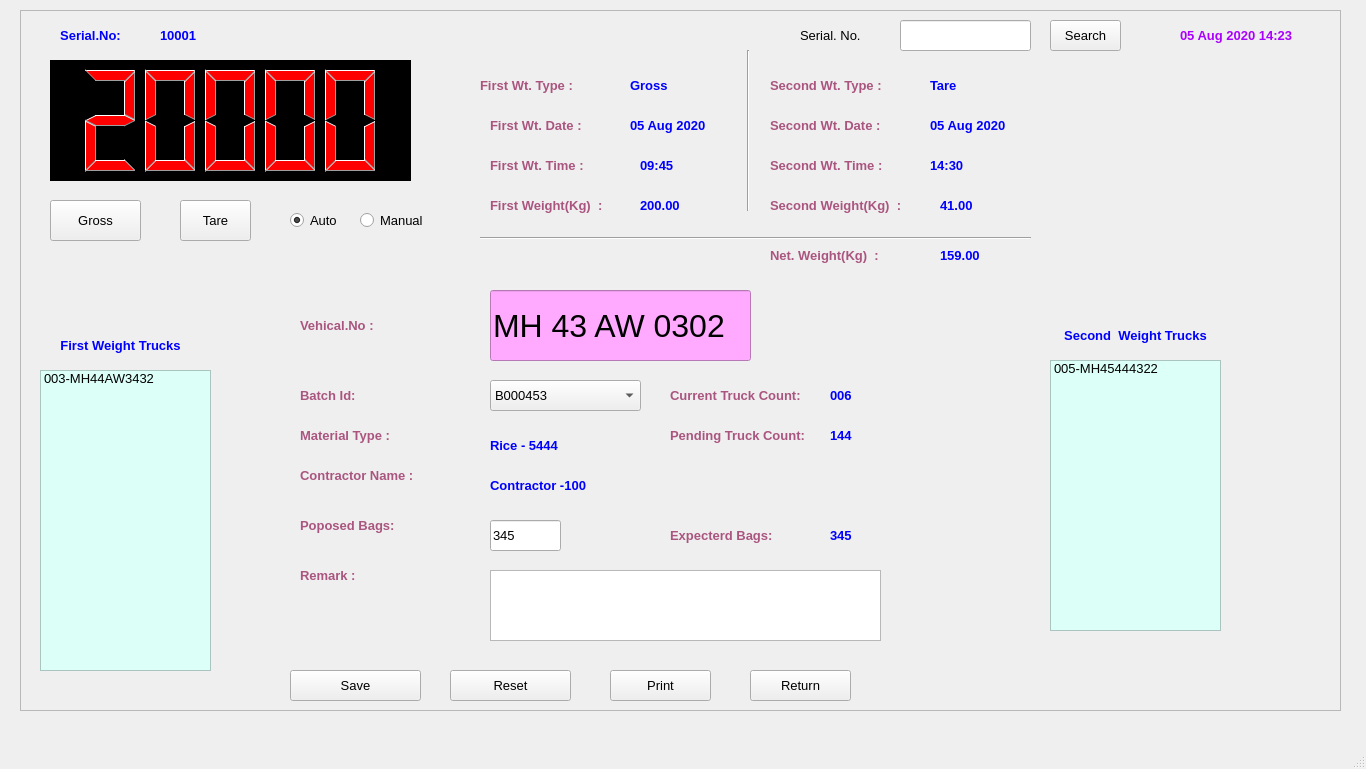
<?xml version="1.0" encoding="UTF-8"?>
<ui version="4.0">
 <class>MainWindow</class>
 <widget class="QMainWindow" name="MainWindow">
  <property name="geometry">
   <rect>
    <x>0</x>
    <y>0</y>
    <width>1366</width>
    <height>769</height>
   </rect>
  </property>
  <property name="baseSize">
   <size>
    <width>0</width>
    <height>0</height>
   </size>
  </property>
  <property name="windowTitle">
   <string>MainWindow</string>
  </property>
  <widget class="QWidget" name="centralwidget">
   <widget class="QFrame" name="frame">
    <property name="geometry">
     <rect>
      <x>20</x>
      <y>10</y>
      <width>1321</width>
      <height>701</height>
     </rect>
    </property>
    <property name="frameShape">
     <enum>QFrame::StyledPanel</enum>
    </property>
    <property name="frameShadow">
     <enum>QFrame::Raised</enum>
    </property>
    <widget class="QLabel" name="label">
     <property name="geometry">
      <rect>
       <x>780</x>
       <y>10</y>
       <width>91</width>
       <height>31</height>
      </rect>
     </property>
     <property name="font">
      <font>
       <family>MS Sans Serif</family>
       <pointsize>10</pointsize>
      </font>
     </property>
     <property name="text">
      <string>Serial. No.</string>
     </property>
    </widget>
    <widget class="QLineEdit" name="lineEdit">
     <property name="geometry">
      <rect>
       <x>880</x>
       <y>10</y>
       <width>131</width>
       <height>31</height>
      </rect>
     </property>
     <property name="font">
      <font>
       <family>MS Sans Serif</family>
       <pointsize>10</pointsize>
      </font>
     </property>
    </widget>
    <widget class="QPushButton" name="pushButton_5">
     <property name="geometry">
      <rect>
       <x>270</x>
       <y>660</y>
       <width>131</width>
       <height>31</height>
      </rect>
     </property>
     <property name="font">
      <font>
       <family>MS Sans Serif</family>
       <pointsize>10</pointsize>
      </font>
     </property>
     <property name="text">
      <string>Save</string>
     </property>
    </widget>
    <widget class="QPushButton" name="pushButton_6">
     <property name="geometry">
      <rect>
       <x>430</x>
       <y>660</y>
       <width>121</width>
       <height>31</height>
      </rect>
     </property>
     <property name="font">
      <font>
       <family>MS Sans Serif</family>
       <pointsize>10</pointsize>
      </font>
     </property>
     <property name="text">
      <string>Reset</string>
     </property>
    </widget>
    <widget class="QPushButton" name="pushButton_7">
     <property name="geometry">
      <rect>
       <x>730</x>
       <y>660</y>
       <width>101</width>
       <height>31</height>
      </rect>
     </property>
     <property name="font">
      <font>
       <family>MS Sans Serif</family>
       <pointsize>10</pointsize>
      </font>
     </property>
     <property name="text">
      <string>Return</string>
     </property>
    </widget>
    <widget class="QLabel" name="label_20">
     <property name="geometry">
      <rect>
       <x>20</x>
       <y>10</y>
       <width>101</width>
       <height>31</height>
      </rect>
     </property>
     <property name="font">
      <font>
       <family>MS Sans Serif</family>
       <pointsize>10</pointsize>
       <weight>75</weight>
       <bold>true</bold>
       <underline>false</underline>
      </font>
     </property>
     <property name="styleSheet">
      <string notr="true">color: rgb(0, 0, 255);</string>
     </property>
     <property name="text">
      <string>Serial.No:</string>
     </property>
     <property name="alignment">
      <set>Qt::AlignCenter</set>
     </property>
    </widget>
    <widget class="QLabel" name="label_19">
     <property name="geometry">
      <rect>
       <x>140</x>
       <y>10</y>
       <width>91</width>
       <height>31</height>
      </rect>
     </property>
     <property name="font">
      <font>
       <family>MS Sans Serif</family>
       <pointsize>10</pointsize>
       <weight>75</weight>
       <bold>true</bold>
       <underline>false</underline>
      </font>
     </property>
     <property name="styleSheet">
      <string notr="true">color: rgb(0, 0, 255);</string>
     </property>
     <property name="text">
      <string>10001</string>
     </property>
     <property name="alignment">
      <set>Qt::AlignLeading|Qt::AlignLeft|Qt::AlignVCenter</set>
     </property>
    </widget>
    <widget class="QPushButton" name="pushButton_9">
     <property name="geometry">
      <rect>
       <x>1030</x>
       <y>10</y>
       <width>71</width>
       <height>31</height>
      </rect>
     </property>
     <property name="font">
      <font>
       <family>MS Sans Serif</family>
       <pointsize>10</pointsize>
      </font>
     </property>
     <property name="text">
      <string>Search</string>
     </property>
    </widget>
    <widget class="QLabel" name="label_14">
     <property name="geometry">
      <rect>
       <x>280</x>
       <y>280</y>
       <width>131</width>
       <height>71</height>
      </rect>
     </property>
     <property name="font">
      <font>
       <family>MS Sans Serif</family>
       <pointsize>10</pointsize>
       <weight>75</weight>
       <bold>true</bold>
       <underline>false</underline>
      </font>
     </property>
     <property name="styleSheet">
      <string notr="true">color: rgb(170, 85, 127);</string>
     </property>
     <property name="text">
      <string>Vehical.No :</string>
     </property>
     <property name="alignment">
      <set>Qt::AlignLeading|Qt::AlignLeft|Qt::AlignVCenter</set>
     </property>
    </widget>
    <widget class="QPushButton" name="pushButton_8">
     <property name="geometry">
      <rect>
       <x>590</x>
       <y>660</y>
       <width>101</width>
       <height>31</height>
      </rect>
     </property>
     <property name="font">
      <font>
       <family>MS Sans Serif</family>
       <pointsize>10</pointsize>
      </font>
     </property>
     <property name="text">
      <string>Print</string>
     </property>
    </widget>
    <widget class="QListWidget" name="listWidget_2">
     <property name="geometry">
      <rect>
       <x>1030</x>
       <y>350</y>
       <width>171</width>
       <height>271</height>
      </rect>
     </property>
     <property name="tabletTracking">
      <bool>false</bool>
     </property>
     <property name="styleSheet">
      <string notr="true">background-color: rgb(220, 255, 247);</string>
     </property>
     <property name="gridSize">
      <size>
       <width>0</width>
       <height>0</height>
      </size>
     </property>
     <item>
      <property name="text">
       <string>004-MH-55 DD 3422</string>
      </property>
      <property name="font">
       <font>
        <family>MS Sans Serif</family>
        <pointsize>10</pointsize>
       </font>
      </property>
      <property name="background">
       <brush brushstyle="NoBrush">
        <color alpha="255">
         <red>143</red>
         <green>148</green>
         <blue>48</blue>
        </color>
       </brush>
      </property>
      <property name="foreground">
       <brush brushstyle="NoBrush">
        <color alpha="255">
         <red>131</red>
         <green>120</green>
         <blue>128</blue>
        </color>
       </brush>
      </property>
     </item>
     <item>
      <property name="text">
       <string>005-MH45444322</string>
      </property>
      <property name="font">
       <font>
        <family>MS Sans Serif</family>
        <pointsize>10</pointsize>
       </font>
      </property>
      <property name="background">
       <brush brushstyle="NoBrush">
        <color alpha="255">
         <red>190</red>
         <green>213</green>
         <blue>113</blue>
        </color>
       </brush>
      </property>
     </item>
    </widget>
    <widget class="QRadioButton" name="radioButton">
     <property name="geometry">
      <rect>
       <x>270</x>
       <y>190</y>
       <width>71</width>
       <height>41</height>
      </rect>
     </property>
     <property name="font">
      <font>
       <pointsize>10</pointsize>
      </font>
     </property>
     <property name="text">
      <string>Auto</string>
     </property>
     <property name="checked">
      <bool>true</bool>
     </property>
    </widget>
    <widget class="QRadioButton" name="radioButton_2">
     <property name="geometry">
      <rect>
       <x>340</x>
       <y>190</y>
       <width>81</width>
       <height>41</height>
      </rect>
     </property>
     <property name="font">
      <font>
       <pointsize>10</pointsize>
      </font>
     </property>
     <property name="text">
      <string>Manual</string>
     </property>
    </widget>
    <widget class="QListWidget" name="listWidget_3">
     <property name="geometry">
      <rect>
       <x>20</x>
       <y>360</y>
       <width>171</width>
       <height>301</height>
      </rect>
     </property>
     <property name="tabletTracking">
      <bool>false</bool>
     </property>
     <property name="styleSheet">
      <string notr="true">background-color: rgb(220, 255, 247);</string>
     </property>
     <property name="gridSize">
      <size>
       <width>0</width>
       <height>0</height>
      </size>
     </property>
     <item>
      <property name="text">
       <string>001-MH430302</string>
      </property>
      <property name="font">
       <font>
        <family>MS Sans Serif</family>
        <pointsize>10</pointsize>
       </font>
      </property>
      <property name="background">
       <brush brushstyle="NoBrush">
        <color alpha="255">
         <red>143</red>
         <green>148</green>
         <blue>48</blue>
        </color>
       </brush>
      </property>
      <property name="foreground">
       <brush brushstyle="NoBrush">
        <color alpha="255">
         <red>131</red>
         <green>120</green>
         <blue>128</blue>
        </color>
       </brush>
      </property>
     </item>
     <item>
      <property name="text">
       <string>002-MH43RT09888</string>
      </property>
      <property name="font">
       <font>
        <family>MS Sans Serif</family>
        <pointsize>10</pointsize>
       </font>
      </property>
      <property name="background">
       <brush brushstyle="NoBrush">
        <color alpha="255">
         <red>190</red>
         <green>213</green>
         <blue>113</blue>
        </color>
       </brush>
      </property>
     </item>
     <item>
      <property name="text">
       <string>003-MH44AW3432</string>
      </property>
      <property name="font">
       <font>
        <family>MS Sans Serif</family>
        <pointsize>10</pointsize>
       </font>
      </property>
     </item>
    </widget>
    <widget class="QLabel" name="label_22">
     <property name="geometry">
      <rect>
       <x>20</x>
       <y>320</y>
       <width>161</width>
       <height>31</height>
      </rect>
     </property>
     <property name="font">
      <font>
       <family>MS Sans Serif</family>
       <pointsize>10</pointsize>
       <weight>75</weight>
       <bold>true</bold>
       <underline>false</underline>
      </font>
     </property>
     <property name="styleSheet">
      <string notr="true">color: rgb(0, 0, 255);</string>
     </property>
     <property name="text">
      <string>First Weight Trucks</string>
     </property>
     <property name="alignment">
      <set>Qt::AlignCenter</set>
     </property>
    </widget>
    <widget class="QLabel" name="label_23">
     <property name="geometry">
      <rect>
       <x>1030</x>
       <y>310</y>
       <width>171</width>
       <height>31</height>
      </rect>
     </property>
     <property name="font">
      <font>
       <family>MS Sans Serif</family>
       <pointsize>10</pointsize>
       <weight>75</weight>
       <bold>true</bold>
       <underline>false</underline>
      </font>
     </property>
     <property name="styleSheet">
      <string notr="true">color: rgb(0, 0, 255);</string>
     </property>
     <property name="text">
      <string>Second  Weight Trucks</string>
     </property>
     <property name="alignment">
      <set>Qt::AlignCenter</set>
     </property>
    </widget>
    <widget class="QLabel" name="label_15">
     <property name="geometry">
      <rect>
       <x>280</x>
       <y>370</y>
       <width>120</width>
       <height>31</height>
      </rect>
     </property>
     <property name="font">
      <font>
       <family>MS Sans Serif</family>
       <pointsize>10</pointsize>
       <weight>75</weight>
       <bold>true</bold>
       <underline>false</underline>
      </font>
     </property>
     <property name="styleSheet">
      <string notr="true">color: rgb(170, 85, 127);</string>
     </property>
     <property name="text">
      <string>Batch Id:</string>
     </property>
     <property name="alignment">
      <set>Qt::AlignLeading|Qt::AlignLeft|Qt::AlignVCenter</set>
     </property>
    </widget>
    <widget class="QLabel" name="label_16">
     <property name="geometry">
      <rect>
       <x>280</x>
       <y>410</y>
       <width>120</width>
       <height>31</height>
      </rect>
     </property>
     <property name="font">
      <font>
       <family>MS Sans Serif</family>
       <pointsize>10</pointsize>
       <weight>75</weight>
       <bold>true</bold>
       <underline>false</underline>
      </font>
     </property>
     <property name="styleSheet">
      <string notr="true">color: rgb(170, 85, 127);</string>
     </property>
     <property name="text">
      <string>Material Type :</string>
     </property>
     <property name="alignment">
      <set>Qt::AlignLeading|Qt::AlignLeft|Qt::AlignVCenter</set>
     </property>
    </widget>
    <widget class="QLabel" name="label_17">
     <property name="geometry">
      <rect>
       <x>280</x>
       <y>450</y>
       <width>131</width>
       <height>31</height>
      </rect>
     </property>
     <property name="font">
      <font>
       <family>MS Sans Serif</family>
       <pointsize>10</pointsize>
       <weight>75</weight>
       <bold>true</bold>
       <underline>false</underline>
      </font>
     </property>
     <property name="styleSheet">
      <string notr="true">color: rgb(170, 85, 127);</string>
     </property>
     <property name="text">
      <string>Contractor Name :</string>
     </property>
     <property name="alignment">
      <set>Qt::AlignLeading|Qt::AlignLeft|Qt::AlignVCenter</set>
     </property>
    </widget>
    <widget class="QLabel" name="label_18">
     <property name="geometry">
      <rect>
       <x>280</x>
       <y>500</y>
       <width>131</width>
       <height>31</height>
      </rect>
     </property>
     <property name="font">
      <font>
       <family>MS Sans Serif</family>
       <pointsize>10</pointsize>
       <weight>75</weight>
       <bold>true</bold>
       <underline>false</underline>
      </font>
     </property>
     <property name="styleSheet">
      <string notr="true">color: rgb(170, 85, 127);</string>
     </property>
     <property name="text">
      <string>Poposed Bags:</string>
     </property>
     <property name="alignment">
      <set>Qt::AlignLeading|Qt::AlignLeft|Qt::AlignVCenter</set>
     </property>
    </widget>
    <widget class="QLabel" name="label_24">
     <property name="geometry">
      <rect>
       <x>810</x>
       <y>370</y>
       <width>91</width>
       <height>31</height>
      </rect>
     </property>
     <property name="font">
      <font>
       <family>MS Sans Serif</family>
       <pointsize>10</pointsize>
       <weight>75</weight>
       <bold>true</bold>
       <underline>false</underline>
      </font>
     </property>
     <property name="styleSheet">
      <string notr="true">color: rgb(0, 0, 255);</string>
     </property>
     <property name="text">
      <string>006</string>
     </property>
     <property name="alignment">
      <set>Qt::AlignLeading|Qt::AlignLeft|Qt::AlignVCenter</set>
     </property>
    </widget>
    <widget class="QLabel" name="label_25">
     <property name="geometry">
      <rect>
       <x>460</x>
       <y>60</y>
       <width>111</width>
       <height>31</height>
      </rect>
     </property>
     <property name="font">
      <font>
       <family>MS Sans Serif</family>
       <pointsize>10</pointsize>
       <weight>75</weight>
       <bold>true</bold>
       <underline>false</underline>
      </font>
     </property>
     <property name="styleSheet">
      <string notr="true">color: rgb(170, 85, 127);</string>
     </property>
     <property name="text">
      <string>First Wt. Type :</string>
     </property>
     <property name="alignment">
      <set>Qt::AlignLeading|Qt::AlignLeft|Qt::AlignVCenter</set>
     </property>
    </widget>
    <widget class="QLabel" name="label_26">
     <property name="geometry">
      <rect>
       <x>470</x>
       <y>100</y>
       <width>111</width>
       <height>31</height>
      </rect>
     </property>
     <property name="font">
      <font>
       <family>MS Sans Serif</family>
       <pointsize>10</pointsize>
       <weight>75</weight>
       <bold>true</bold>
       <underline>false</underline>
      </font>
     </property>
     <property name="styleSheet">
      <string notr="true">color: rgb(170, 85, 127);</string>
     </property>
     <property name="text">
      <string>First Wt. Date :</string>
     </property>
     <property name="alignment">
      <set>Qt::AlignLeading|Qt::AlignLeft|Qt::AlignVCenter</set>
     </property>
    </widget>
    <widget class="QLabel" name="label_27">
     <property name="geometry">
      <rect>
       <x>470</x>
       <y>140</y>
       <width>121</width>
       <height>31</height>
      </rect>
     </property>
     <property name="font">
      <font>
       <family>MS Sans Serif</family>
       <pointsize>10</pointsize>
       <weight>75</weight>
       <bold>true</bold>
       <underline>false</underline>
      </font>
     </property>
     <property name="styleSheet">
      <string notr="true">color: rgb(170, 85, 127);</string>
     </property>
     <property name="text">
      <string>First Wt. Time :</string>
     </property>
     <property name="alignment">
      <set>Qt::AlignLeading|Qt::AlignLeft|Qt::AlignVCenter</set>
     </property>
    </widget>
    <widget class="QLabel" name="label_28">
     <property name="geometry">
      <rect>
       <x>470</x>
       <y>180</y>
       <width>121</width>
       <height>31</height>
      </rect>
     </property>
     <property name="font">
      <font>
       <family>MS Sans Serif</family>
       <pointsize>10</pointsize>
       <weight>75</weight>
       <bold>true</bold>
       <underline>false</underline>
      </font>
     </property>
     <property name="styleSheet">
      <string notr="true">color: rgb(170, 85, 127);</string>
     </property>
     <property name="text">
      <string>First Weight(Kg)  :</string>
     </property>
     <property name="alignment">
      <set>Qt::AlignLeading|Qt::AlignLeft|Qt::AlignVCenter</set>
     </property>
    </widget>
    <widget class="Line" name="line">
     <property name="geometry">
      <rect>
       <x>720</x>
       <y>40</y>
       <width>16</width>
       <height>161</height>
      </rect>
     </property>
     <property name="orientation">
      <enum>Qt::Vertical</enum>
     </property>
    </widget>
    <widget class="QLabel" name="label_29">
     <property name="geometry">
      <rect>
       <x>610</x>
       <y>60</y>
       <width>91</width>
       <height>31</height>
      </rect>
     </property>
     <property name="font">
      <font>
       <family>MS Sans Serif</family>
       <pointsize>10</pointsize>
       <weight>75</weight>
       <bold>true</bold>
       <underline>false</underline>
      </font>
     </property>
     <property name="styleSheet">
      <string notr="true">color: rgb(0, 0, 255);</string>
     </property>
     <property name="text">
      <string>Gross</string>
     </property>
     <property name="alignment">
      <set>Qt::AlignLeading|Qt::AlignLeft|Qt::AlignVCenter</set>
     </property>
    </widget>
    <widget class="QLabel" name="label_30">
     <property name="geometry">
      <rect>
       <x>610</x>
       <y>100</y>
       <width>91</width>
       <height>31</height>
      </rect>
     </property>
     <property name="font">
      <font>
       <family>MS Sans Serif</family>
       <pointsize>10</pointsize>
       <weight>75</weight>
       <bold>true</bold>
       <underline>false</underline>
      </font>
     </property>
     <property name="styleSheet">
      <string notr="true">color: rgb(0, 0, 255);</string>
     </property>
     <property name="text">
      <string>05 Aug 2020</string>
     </property>
     <property name="alignment">
      <set>Qt::AlignLeading|Qt::AlignLeft|Qt::AlignVCenter</set>
     </property>
    </widget>
    <widget class="QLabel" name="label_31">
     <property name="geometry">
      <rect>
       <x>620</x>
       <y>140</y>
       <width>91</width>
       <height>31</height>
      </rect>
     </property>
     <property name="font">
      <font>
       <family>MS Sans Serif</family>
       <pointsize>10</pointsize>
       <weight>75</weight>
       <bold>true</bold>
       <underline>false</underline>
      </font>
     </property>
     <property name="styleSheet">
      <string notr="true">color: rgb(0, 0, 255);</string>
     </property>
     <property name="text">
      <string>09:45</string>
     </property>
     <property name="alignment">
      <set>Qt::AlignLeading|Qt::AlignLeft|Qt::AlignVCenter</set>
     </property>
    </widget>
    <widget class="QLabel" name="label_32">
     <property name="geometry">
      <rect>
       <x>620</x>
       <y>180</y>
       <width>91</width>
       <height>31</height>
      </rect>
     </property>
     <property name="font">
      <font>
       <family>MS Sans Serif</family>
       <pointsize>10</pointsize>
       <weight>75</weight>
       <bold>true</bold>
       <underline>false</underline>
      </font>
     </property>
     <property name="styleSheet">
      <string notr="true">color: rgb(0, 0, 255);</string>
     </property>
     <property name="text">
      <string>200.00</string>
     </property>
     <property name="alignment">
      <set>Qt::AlignLeading|Qt::AlignLeft|Qt::AlignVCenter</set>
     </property>
    </widget>
    <widget class="QLabel" name="label_33">
     <property name="geometry">
      <rect>
       <x>750</x>
       <y>60</y>
       <width>131</width>
       <height>31</height>
      </rect>
     </property>
     <property name="font">
      <font>
       <family>MS Sans Serif</family>
       <pointsize>10</pointsize>
       <weight>75</weight>
       <bold>true</bold>
       <underline>false</underline>
      </font>
     </property>
     <property name="styleSheet">
      <string notr="true">color: rgb(170, 85, 127);</string>
     </property>
     <property name="text">
      <string>Second Wt. Type :</string>
     </property>
     <property name="alignment">
      <set>Qt::AlignLeading|Qt::AlignLeft|Qt::AlignVCenter</set>
     </property>
    </widget>
    <widget class="QLabel" name="label_34">
     <property name="geometry">
      <rect>
       <x>750</x>
       <y>100</y>
       <width>131</width>
       <height>31</height>
      </rect>
     </property>
     <property name="font">
      <font>
       <family>MS Sans Serif</family>
       <pointsize>10</pointsize>
       <weight>75</weight>
       <bold>true</bold>
       <underline>false</underline>
      </font>
     </property>
     <property name="styleSheet">
      <string notr="true">color: rgb(170, 85, 127);</string>
     </property>
     <property name="text">
      <string>Second Wt. Date :</string>
     </property>
     <property name="alignment">
      <set>Qt::AlignLeading|Qt::AlignLeft|Qt::AlignVCenter</set>
     </property>
    </widget>
    <widget class="QLabel" name="label_35">
     <property name="geometry">
      <rect>
       <x>750</x>
       <y>140</y>
       <width>141</width>
       <height>31</height>
      </rect>
     </property>
     <property name="font">
      <font>
       <family>MS Sans Serif</family>
       <pointsize>10</pointsize>
       <weight>75</weight>
       <bold>true</bold>
       <underline>false</underline>
      </font>
     </property>
     <property name="styleSheet">
      <string notr="true">color: rgb(170, 85, 127);</string>
     </property>
     <property name="text">
      <string>Second Wt. Time :</string>
     </property>
     <property name="alignment">
      <set>Qt::AlignLeading|Qt::AlignLeft|Qt::AlignVCenter</set>
     </property>
    </widget>
    <widget class="QLabel" name="label_36">
     <property name="geometry">
      <rect>
       <x>750</x>
       <y>180</y>
       <width>151</width>
       <height>31</height>
      </rect>
     </property>
     <property name="font">
      <font>
       <family>MS Sans Serif</family>
       <pointsize>10</pointsize>
       <weight>75</weight>
       <bold>true</bold>
       <underline>false</underline>
      </font>
     </property>
     <property name="styleSheet">
      <string notr="true">color: rgb(170, 85, 127);</string>
     </property>
     <property name="text">
      <string>Second Weight(Kg)  :</string>
     </property>
     <property name="alignment">
      <set>Qt::AlignLeading|Qt::AlignLeft|Qt::AlignVCenter</set>
     </property>
    </widget>
    <widget class="QLabel" name="label_37">
     <property name="geometry">
      <rect>
       <x>910</x>
       <y>60</y>
       <width>91</width>
       <height>31</height>
      </rect>
     </property>
     <property name="font">
      <font>
       <family>MS Sans Serif</family>
       <pointsize>10</pointsize>
       <weight>75</weight>
       <bold>true</bold>
       <underline>false</underline>
      </font>
     </property>
     <property name="styleSheet">
      <string notr="true">color: rgb(0, 0, 255);</string>
     </property>
     <property name="text">
      <string>Tare</string>
     </property>
     <property name="alignment">
      <set>Qt::AlignLeading|Qt::AlignLeft|Qt::AlignVCenter</set>
     </property>
    </widget>
    <widget class="QLabel" name="label_38">
     <property name="geometry">
      <rect>
       <x>910</x>
       <y>100</y>
       <width>91</width>
       <height>31</height>
      </rect>
     </property>
     <property name="font">
      <font>
       <family>MS Sans Serif</family>
       <pointsize>10</pointsize>
       <weight>75</weight>
       <bold>true</bold>
       <underline>false</underline>
      </font>
     </property>
     <property name="styleSheet">
      <string notr="true">color: rgb(0, 0, 255);</string>
     </property>
     <property name="text">
      <string>05 Aug 2020</string>
     </property>
     <property name="alignment">
      <set>Qt::AlignLeading|Qt::AlignLeft|Qt::AlignVCenter</set>
     </property>
    </widget>
    <widget class="QLabel" name="label_39">
     <property name="geometry">
      <rect>
       <x>910</x>
       <y>140</y>
       <width>91</width>
       <height>31</height>
      </rect>
     </property>
     <property name="font">
      <font>
       <family>MS Sans Serif</family>
       <pointsize>10</pointsize>
       <weight>75</weight>
       <bold>true</bold>
       <underline>false</underline>
      </font>
     </property>
     <property name="styleSheet">
      <string notr="true">color: rgb(0, 0, 255);</string>
     </property>
     <property name="text">
      <string>14:30</string>
     </property>
     <property name="alignment">
      <set>Qt::AlignLeading|Qt::AlignLeft|Qt::AlignVCenter</set>
     </property>
    </widget>
    <widget class="QLabel" name="label_40">
     <property name="geometry">
      <rect>
       <x>920</x>
       <y>180</y>
       <width>91</width>
       <height>31</height>
      </rect>
     </property>
     <property name="font">
      <font>
       <family>MS Sans Serif</family>
       <pointsize>10</pointsize>
       <weight>75</weight>
       <bold>true</bold>
       <underline>false</underline>
      </font>
     </property>
     <property name="styleSheet">
      <string notr="true">color: rgb(0, 0, 255);</string>
     </property>
     <property name="text">
      <string>41.00</string>
     </property>
     <property name="alignment">
      <set>Qt::AlignLeading|Qt::AlignLeft|Qt::AlignVCenter</set>
     </property>
    </widget>
    <widget class="QLCDNumber" name="lcdNumber">
     <property name="geometry">
      <rect>
       <x>30</x>
       <y>50</y>
       <width>361</width>
       <height>121</height>
      </rect>
     </property>
     <property name="layoutDirection">
      <enum>Qt::LeftToRight</enum>
     </property>
     <property name="styleSheet">
      <string notr="true">background-color: rgb(0, 0, 0);
font: 10pt &quot;MS Sans Serif&quot;;
color: rgb(255, 0, 0);</string>
     </property>
     <property name="value" stdset="0">
      <double>20000.000000000000000</double>
     </property>
    </widget>
    <widget class="QPushButton" name="pushButton_11">
     <property name="geometry">
      <rect>
       <x>30</x>
       <y>190</y>
       <width>91</width>
       <height>41</height>
      </rect>
     </property>
     <property name="font">
      <font>
       <family>MS Shell Dlg 2</family>
       <pointsize>10</pointsize>
      </font>
     </property>
     <property name="text">
      <string>Gross</string>
     </property>
    </widget>
    <widget class="QPushButton" name="pushButton_16">
     <property name="geometry">
      <rect>
       <x>160</x>
       <y>190</y>
       <width>71</width>
       <height>41</height>
      </rect>
     </property>
     <property name="font">
      <font>
       <family>MS Shell Dlg 2</family>
       <pointsize>10</pointsize>
      </font>
     </property>
     <property name="text">
      <string>Tare</string>
     </property>
    </widget>
    <widget class="QLineEdit" name="lineEdit_2">
     <property name="geometry">
      <rect>
       <x>470</x>
       <y>280</y>
       <width>261</width>
       <height>71</height>
      </rect>
     </property>
     <property name="font">
      <font>
       <family>MS Shell Dlg 2</family>
       <pointsize>24</pointsize>
       <weight>50</weight>
       <italic>false</italic>
       <bold>false</bold>
      </font>
     </property>
     <property name="styleSheet">
      <string notr="true">background-color: rgb(255, 170, 255);
font: 24pt &quot;MS Shell Dlg 2&quot;;</string>
     </property>
     <property name="text">
      <string>MH 43 AW 0302</string>
     </property>
    </widget>
    <widget class="QLabel" name="label_42">
     <property name="geometry">
      <rect>
       <x>470</x>
       <y>420</y>
       <width>251</width>
       <height>31</height>
      </rect>
     </property>
     <property name="font">
      <font>
       <family>MS Sans Serif</family>
       <pointsize>10</pointsize>
       <weight>75</weight>
       <bold>true</bold>
       <underline>false</underline>
      </font>
     </property>
     <property name="styleSheet">
      <string notr="true">color: rgb(0, 0, 255);</string>
     </property>
     <property name="text">
      <string>Rice - 5444</string>
     </property>
     <property name="alignment">
      <set>Qt::AlignLeading|Qt::AlignLeft|Qt::AlignVCenter</set>
     </property>
    </widget>
    <widget class="QLabel" name="label_43">
     <property name="geometry">
      <rect>
       <x>470</x>
       <y>460</y>
       <width>161</width>
       <height>31</height>
      </rect>
     </property>
     <property name="font">
      <font>
       <family>MS Sans Serif</family>
       <pointsize>10</pointsize>
       <weight>75</weight>
       <bold>true</bold>
       <underline>false</underline>
      </font>
     </property>
     <property name="styleSheet">
      <string notr="true">color: rgb(0, 0, 255);</string>
     </property>
     <property name="text">
      <string>Contractor -100</string>
     </property>
     <property name="alignment">
      <set>Qt::AlignLeading|Qt::AlignLeft|Qt::AlignVCenter</set>
     </property>
    </widget>
    <widget class="QLineEdit" name="lineEdit_3">
     <property name="geometry">
      <rect>
       <x>470</x>
       <y>510</y>
       <width>71</width>
       <height>31</height>
      </rect>
     </property>
     <property name="font">
      <font>
       <family>MS Sans Serif</family>
       <pointsize>10</pointsize>
      </font>
     </property>
     <property name="text">
      <string>345</string>
     </property>
    </widget>
    <widget class="Line" name="line_2">
     <property name="geometry">
      <rect>
       <x>460</x>
       <y>220</y>
       <width>551</width>
       <height>16</height>
      </rect>
     </property>
     <property name="orientation">
      <enum>Qt::Horizontal</enum>
     </property>
    </widget>
    <widget class="QLabel" name="label_44">
     <property name="geometry">
      <rect>
       <x>750</x>
       <y>230</y>
       <width>151</width>
       <height>31</height>
      </rect>
     </property>
     <property name="font">
      <font>
       <family>MS Sans Serif</family>
       <pointsize>10</pointsize>
       <weight>75</weight>
       <bold>true</bold>
       <underline>false</underline>
      </font>
     </property>
     <property name="styleSheet">
      <string notr="true">color: rgb(170, 85, 127);</string>
     </property>
     <property name="text">
      <string>Net. Weight(Kg)  :</string>
     </property>
     <property name="alignment">
      <set>Qt::AlignLeading|Qt::AlignLeft|Qt::AlignVCenter</set>
     </property>
    </widget>
    <widget class="QLabel" name="label_45">
     <property name="geometry">
      <rect>
       <x>920</x>
       <y>230</y>
       <width>71</width>
       <height>31</height>
      </rect>
     </property>
     <property name="font">
      <font>
       <family>MS Sans Serif</family>
       <pointsize>10</pointsize>
       <weight>75</weight>
       <bold>true</bold>
       <underline>false</underline>
      </font>
     </property>
     <property name="styleSheet">
      <string notr="true">color: rgb(0, 0, 255);</string>
     </property>
     <property name="text">
      <string>159.00</string>
     </property>
     <property name="alignment">
      <set>Qt::AlignLeading|Qt::AlignLeft|Qt::AlignVCenter</set>
     </property>
    </widget>
    <widget class="QLabel" name="label_46">
     <property name="geometry">
      <rect>
       <x>280</x>
       <y>550</y>
       <width>111</width>
       <height>31</height>
      </rect>
     </property>
     <property name="font">
      <font>
       <family>MS Sans Serif</family>
       <pointsize>10</pointsize>
       <weight>75</weight>
       <bold>true</bold>
       <underline>false</underline>
      </font>
     </property>
     <property name="styleSheet">
      <string notr="true">color: rgb(170, 85, 127);</string>
     </property>
     <property name="text">
      <string>Remark :</string>
     </property>
     <property name="alignment">
      <set>Qt::AlignLeading|Qt::AlignLeft|Qt::AlignVCenter</set>
     </property>
    </widget>
    <widget class="QTextEdit" name="textEdit">
     <property name="geometry">
      <rect>
       <x>470</x>
       <y>560</y>
       <width>391</width>
       <height>71</height>
      </rect>
     </property>
    </widget>
    <widget class="QLabel" name="label_21">
     <property name="geometry">
      <rect>
       <x>650</x>
       <y>370</y>
       <width>151</width>
       <height>31</height>
      </rect>
     </property>
     <property name="font">
      <font>
       <family>MS Sans Serif</family>
       <pointsize>10</pointsize>
       <weight>75</weight>
       <bold>true</bold>
       <underline>false</underline>
      </font>
     </property>
     <property name="styleSheet">
      <string notr="true">color: rgb(170, 85, 127);</string>
     </property>
     <property name="text">
      <string>Current Truck Count:</string>
     </property>
     <property name="alignment">
      <set>Qt::AlignLeading|Qt::AlignLeft|Qt::AlignVCenter</set>
     </property>
    </widget>
    <widget class="QLabel" name="label_47">
     <property name="geometry">
      <rect>
       <x>1160</x>
       <y>10</y>
       <width>131</width>
       <height>31</height>
      </rect>
     </property>
     <property name="font">
      <font>
       <family>MS Sans Serif</family>
       <pointsize>10</pointsize>
       <weight>75</weight>
       <bold>true</bold>
       <underline>false</underline>
      </font>
     </property>
     <property name="styleSheet">
      <string notr="true">color: rgb(170, 0, 255);</string>
     </property>
     <property name="text">
      <string>05 Aug 2020 14:23</string>
     </property>
     <property name="alignment">
      <set>Qt::AlignLeading|Qt::AlignLeft|Qt::AlignVCenter</set>
     </property>
    </widget>
    <widget class="QComboBox" name="comboBox">
     <property name="geometry">
      <rect>
       <x>470</x>
       <y>370</y>
       <width>151</width>
       <height>31</height>
      </rect>
     </property>
     <property name="font">
      <font>
       <pointsize>10</pointsize>
      </font>
     </property>
     <item>
      <property name="text">
       <string>B000453</string>
      </property>
     </item>
    </widget>
    <widget class="QLabel" name="label_41">
     <property name="geometry">
      <rect>
       <x>650</x>
       <y>410</y>
       <width>151</width>
       <height>31</height>
      </rect>
     </property>
     <property name="font">
      <font>
       <family>MS Sans Serif</family>
       <pointsize>10</pointsize>
       <weight>75</weight>
       <bold>true</bold>
       <underline>false</underline>
      </font>
     </property>
     <property name="styleSheet">
      <string notr="true">color: rgb(170, 85, 127);</string>
     </property>
     <property name="text">
      <string>Pending Truck Count:</string>
     </property>
     <property name="alignment">
      <set>Qt::AlignLeading|Qt::AlignLeft|Qt::AlignVCenter</set>
     </property>
    </widget>
    <widget class="QLabel" name="label_48">
     <property name="geometry">
      <rect>
       <x>810</x>
       <y>410</y>
       <width>91</width>
       <height>31</height>
      </rect>
     </property>
     <property name="font">
      <font>
       <family>MS Sans Serif</family>
       <pointsize>10</pointsize>
       <weight>75</weight>
       <bold>true</bold>
       <underline>false</underline>
      </font>
     </property>
     <property name="styleSheet">
      <string notr="true">color: rgb(0, 0, 255);</string>
     </property>
     <property name="text">
      <string>144</string>
     </property>
     <property name="alignment">
      <set>Qt::AlignLeading|Qt::AlignLeft|Qt::AlignVCenter</set>
     </property>
    </widget>
    <widget class="QLabel" name="label_49">
     <property name="geometry">
      <rect>
       <x>650</x>
       <y>510</y>
       <width>131</width>
       <height>31</height>
      </rect>
     </property>
     <property name="font">
      <font>
       <family>MS Sans Serif</family>
       <pointsize>10</pointsize>
       <weight>75</weight>
       <bold>true</bold>
       <underline>false</underline>
      </font>
     </property>
     <property name="styleSheet">
      <string notr="true">color: rgb(170, 85, 127);</string>
     </property>
     <property name="text">
      <string>Expecterd Bags:</string>
     </property>
     <property name="alignment">
      <set>Qt::AlignLeading|Qt::AlignLeft|Qt::AlignVCenter</set>
     </property>
    </widget>
    <widget class="QLabel" name="label_50">
     <property name="geometry">
      <rect>
       <x>810</x>
       <y>510</y>
       <width>41</width>
       <height>31</height>
      </rect>
     </property>
     <property name="font">
      <font>
       <family>MS Sans Serif</family>
       <pointsize>10</pointsize>
       <weight>75</weight>
       <bold>true</bold>
       <underline>false</underline>
      </font>
     </property>
     <property name="styleSheet">
      <string notr="true">color: rgb(0, 0, 255);</string>
     </property>
     <property name="text">
      <string>345</string>
     </property>
     <property name="alignment">
      <set>Qt::AlignLeading|Qt::AlignLeft|Qt::AlignVCenter</set>
     </property>
    </widget>
   </widget>
  </widget>
  <widget class="QMenuBar" name="menubar">
   <property name="geometry">
    <rect>
     <x>0</x>
     <y>0</y>
     <width>1366</width>
     <height>21</height>
    </rect>
   </property>
  </widget>
  <widget class="QStatusBar" name="statusbar"/>
 </widget>
 <resources/>
 <connections/>
</ui>
